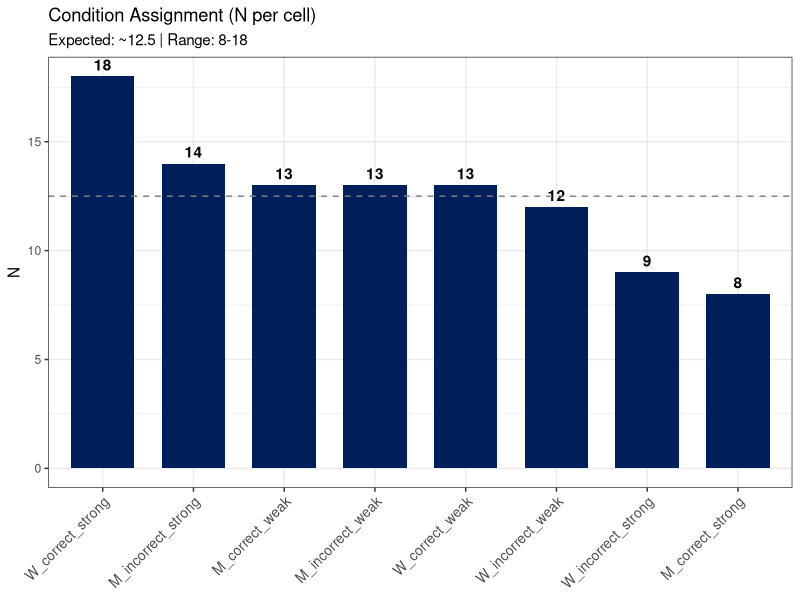
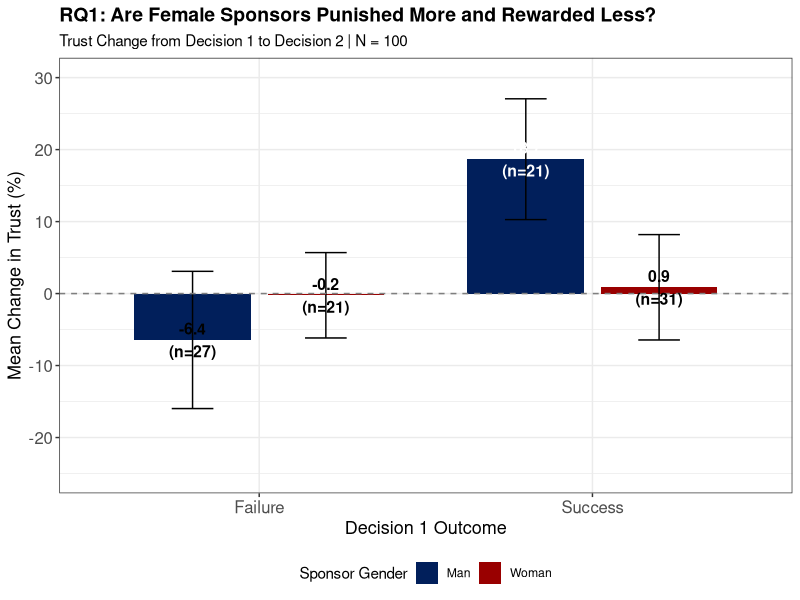

Write the R code that produced these figures, in order. (Note: this script raises an error after producing the figures.)
## ---- chunk 1
rm(list = ls())
knitr::opts_chunk$set(
  echo = FALSE,
  message = FALSE,
  warning = FALSE,
  fig.width = 10,
  fig.height = 6
)

library(dplyr)
library(tidyr)
library(ggplot2)
library(knitr)
library(lme4)
library(lmerTest)

is_pdf <- knitr::is_latex_output()
if (!is_pdf) library(kableExtra)

styled_kable <- function(data, ...) {
  k <- kable(data, booktabs = TRUE, ...)
  if (!is_pdf) k <- kable_styling(k, bootstrap_options = c("striped", "condensed"), full_width = FALSE)
  k
}

PENN_BLUE   <- "#011F5B"
PENN_RED    <- "#990000"
SUCCESS_GRN <- "#2E7D32"
FAILURE_RED <- "#C62828"

TARGET_STUDY <- "698e27db580428e78f8e9ff1"
## ---- chunk 2
# --- Stage 3 data ---
raw <- read.csv("../output/stage3_pilot_data.csv", stringsAsFactors = FALSE)
raw <- raw[-c(1, 2), ]

numeric_cols <- c("Progress", "Duration..in.seconds.", "Finished",
                  "endorser_slider_value_q1", "endorser_slider_value_q2",
                  "stake_percent_q1", "stake_percent_q2",
                  "rt_ms_stage3_q1", "rt_ms_stage3_q2", "rt_ms_stage3_outcome",
                  "stage3_q1_is_correct", "stage3_q1_actual_bonus",
                  "age", "gender", "race")
for (col in numeric_cols) {
  if (col %in% names(raw)) raw[[col]] <- suppressWarnings(as.numeric(raw[[col]]))
}

# Exclusion cascade
d0 <- raw
d1 <- d0 %>% filter(Status != "1")
d2 <- d1 %>% filter(Finished == 1)
d3 <- d2 %>% filter(!is.na(PROLIFIC_PID) & trimws(PROLIFIC_PID) != "")
d3b <- d3 %>% filter(STUDY_ID == TARGET_STUDY)
d4 <- d3b %>% filter(Q42 == "2")
d5 <- d4 %>% filter(!is.na(assigned_condition) & trimws(assigned_condition) != "")
d6 <- d5 %>% filter(!is.na(stake_percent_q1))
df <- d6

# Derive variables
df <- df %>%
  mutate(
    endorser_gender_code = ifelse(grepl("^M_", assigned_condition), "Man", "Woman"),
    endorser_correct     = ifelse(grepl("_correct_", assigned_condition), 1, 0),
    endorser_strong      = ifelse(grepl("_strong$", assigned_condition), 1, 0),
    abs_strength_q1 = abs(endorser_slider_value_q1 - 50),
    endorser_gender_f = factor(endorser_gender_code, levels = c("Man", "Woman")),
    correctness_f     = factor(ifelse(endorser_correct == 1, "Correct", "Incorrect"),
                               levels = c("Incorrect", "Correct")),
    strength_f        = factor(ifelse(endorser_strong == 1, "Strong", "Weak"),
                               levels = c("Weak", "Strong")),
    outcome_f         = factor(ifelse(stage3_q1_is_correct == 1, "Success", "Failure"),
                               levels = c("Failure", "Success")),
    trust_change = stake_percent_q2 - stake_percent_q1,
    duration_min = Duration..in.seconds. / 60
  )

df_tc <- df %>% filter(!is.na(trust_change))

# --- Stage 2 data ---
s2_raw <- read.csv("../output/stage2_main_data.csv", stringsAsFactors = FALSE)
s2_raw <- s2_raw[-c(1, 2), ]
s2_raw$Finished <- as.numeric(s2_raw$Finished)
s2_raw$StartDate <- as.POSIXct(s2_raw$StartDate, format = "%Y-%m-%d %H:%M:%S")
s2_raw$date <- as.Date(s2_raw$StartDate)

s2 <- s2_raw %>%
  filter(Status != "1", Finished == 1,
         !is.na(PROLIFIC_PID) & trimws(PROLIFIC_PID) != "",
         date >= as.Date("2026-02-12")) %>%
  filter(!is.na(t1_slider_value) & trimws(t1_slider_value) != "")

s2$endorser_gender <- case_when(
  s2$gender == "1" ~ "Man", s2$gender == "2" ~ "Woman", TRUE ~ "Other"
)

s2_long <- data.frame()
for (i in 1:10) {
  p <- paste0("t", i, "_")
  trial_df <- s2 %>%
    select(PROLIFIC_PID, endorser_gender,
           pair_id = !!paste0(p, "pair_id"), category = !!paste0(p, "category"),
           truth = !!paste0(p, "truth"), truth_gender = !!paste0(p, "truth_gender"),
           A_gender = !!paste0(p, "A_gender"), B_gender = !!paste0(p, "B_gender"),
           slider_value = !!paste0(p, "slider_value"),
           slider_side = !!paste0(p, "slider_side"),
           rt_ms = !!paste0(p, "rt_ms")) %>%
    mutate(trial = i)
  s2_long <- rbind(s2_long, trial_df)
}
s2_long$slider_value <- as.numeric(s2_long$slider_value)

s2_trials <- s2_long %>%
  filter(!is.na(slider_value), endorser_gender %in% c("Man", "Woman")) %>%
  mutate(
    abs_strength = abs(slider_value - 50),
    endorsed_side = ifelse(slider_value < 50, "A", ifelse(slider_value > 50, "B", "neutral")),
    endorsed_gender = case_when(
      endorsed_side == "A" ~ A_gender, endorsed_side == "B" ~ B_gender, TRUE ~ NA_character_
    ),
    is_correct = (endorsed_side == truth),
    endorser_gender_f = factor(endorser_gender, levels = c("Man", "Woman")),
    endorsed_gender_f = factor(endorsed_gender, levels = c("Man", "Woman"))
  )
## ---- chunk 3
funnel <- data.frame(
  Step = c("Total export rows", "Exclude preview/incomplete",
           "Valid PROLIFIC_PID", paste0("Target study (", TARGET_STUDY, ")"),
           "Pass comprehension (Q42=2)", "Has condition + Q1 stake"),
  N = c(nrow(d0), nrow(d2), nrow(d3), nrow(d3b), nrow(d4), nrow(df))
)
styled_kable(funnel, col.names = c("Filter Step", "N Remaining"))
## ---- chunk 4
cat("Final analytic sample: N =", nrow(df), "\n")
cat("  Endorser gender: Man =", sum(df$endorser_gender_code == "Man"),
    "| Woman =", sum(df$endorser_gender_code == "Woman"), "\n")
cat("  Correctness: Correct =", sum(df$endorser_correct == 1),
    "| Incorrect =", sum(df$endorser_correct == 0), "\n")
cat("  Strength: Strong =", sum(df$endorser_strong == 1),
    "| Weak =", sum(df$endorser_strong == 0), "\n")
cat("  Trust change (Q2): N =", sum(!is.na(df$trust_change)), "\n")
cat("  Median completion:", round(median(df$duration_min, na.rm = TRUE), 1), "min\n")

# Manipulation check
df$q44_resp <- case_when(df$Q44 == "1" ~ "Man", df$Q44 == "2" ~ "Woman", TRUE ~ NA_character_)
manip_acc <- mean(df$q44_resp == df$endorser_gender_code, na.rm = TRUE)
cat("  Gender manipulation check accuracy:", round(manip_acc * 100, 1), "%\n")
## ---- chunk 5
cond_tbl <- df %>% count(assigned_condition) %>% arrange(assigned_condition)
all_conds <- c("M_correct_strong", "M_correct_weak", "M_incorrect_strong",
               "M_incorrect_weak", "W_correct_strong", "W_correct_weak",
               "W_incorrect_strong", "W_incorrect_weak")
cond_tbl <- data.frame(assigned_condition = all_conds) %>%
  left_join(cond_tbl, by = "assigned_condition") %>%
  mutate(n = ifelse(is.na(n), 0, n))

ggplot(cond_tbl, aes(x = reorder(assigned_condition, -n), y = n)) +
  geom_bar(stat = "identity", fill = PENN_BLUE, width = 0.7) +
  geom_text(aes(label = n), vjust = -0.5, fontface = "bold") +
  geom_hline(yintercept = nrow(df) / 8, linetype = "dashed", color = "gray50") +
  labs(title = "Condition Assignment (N per cell)",
       subtitle = paste0("Expected: ~", round(nrow(df) / 8, 1),
                         " | Range: ", min(cond_tbl$n), "-", max(cond_tbl$n)),
       x = NULL, y = "N") +
  theme_bw() +
  theme(axis.text.x = element_text(angle = 45, hjust = 1, size = 10))
## ---- chunk 6
df_tc <- df_tc %>%
  mutate(abs_strength_q1_c = abs_strength_q1 - mean(abs_strength_q1, na.rm = TRUE))

model_rq1 <- lm(trust_change ~ endorser_gender_f * outcome_f + abs_strength_q1_c,
                 data = df_tc)
summary(model_rq1)
## ---- chunk 7
rq1_stats <- df_tc %>%
  group_by(endorser_gender_f, outcome_f) %>%
  summarise(
    mean_change = mean(trust_change),
    se = sd(trust_change) / sqrt(n()),
    n = n(),
    .groups = "drop"
  )

ggplot(rq1_stats,
       aes(x = outcome_f, y = mean_change, fill = endorser_gender_f)) +
  geom_bar(stat = "identity", position = position_dodge(0.8), width = 0.7) +
  geom_errorbar(aes(ymin = mean_change - se, ymax = mean_change + se),
                position = position_dodge(0.8), width = 0.25) +
  geom_hline(yintercept = 0, linetype = "dashed", color = "gray50") +
  geom_text(aes(label = sprintf("%.1f\n(n=%d)", mean_change, n)),
            position = position_dodge(0.8),
            vjust = 0.5, size = 4, fontface = "bold",
            color = ifelse(abs(rq1_stats$mean_change) > 8, "white", "black")) +
  scale_fill_manual(values = c("Man" = PENN_BLUE, "Woman" = PENN_RED)) +
  scale_y_continuous(limits = c(-25, 30), breaks = seq(-20, 30, 10)) +
  labs(
    title = "RQ1: Are Female Sponsors Punished More and Rewarded Less?",
    subtitle = paste0("Trust Change from Decision 1 to Decision 2 | N = ", nrow(df_tc)),
    x = "Decision 1 Outcome",
    y = "Mean Change in Trust (%)",
    fill = "Sponsor Gender"
  ) +
  theme_bw() +
  theme(
    legend.position = "bottom",
    plot.title = element_text(size = 14, face = "bold"),
    plot.subtitle = element_text(size = 11),
    axis.text = element_text(size = 12),
    axis.title = element_text(size = 13)
  )
## ---- chunk 8
s2_model_data <- s2_trials %>% filter(!is.na(endorsed_gender_f))
model_rq2 <- lmer(abs_strength ~ endorser_gender_f * endorsed_gender_f + (1 | PROLIFIC_PID),
                   data = s2_model_data)
summary(model_rq2)
## ---- chunk 9
rq2_plot <- s2_trials %>%
  filter(!is.na(endorsed_gender_f)) %>%
  group_by(endorser_gender_f, endorsed_gender_f) %>%
  summarise(
    mean_abs_strength = mean(abs_strength),
    se = sd(abs_strength) / sqrt(n()),
    n = n(),
    .groups = "drop"
  )

ggplot(rq2_plot,
       aes(x = endorser_gender_f, y = mean_abs_strength, fill = endorsed_gender_f)) +
  geom_bar(stat = "identity", position = position_dodge(0.8), width = 0.7) +
  geom_errorbar(aes(ymin = mean_abs_strength - se, ymax = mean_abs_strength + se),
                position = position_dodge(0.8), width = 0.25) +
  geom_text(aes(label = sprintf("%.1f\n(n=%d)", mean_abs_strength, n)),
            position = position_dodge(0.8),
            vjust = 1.5, size = 4.5, color = "white", fontface = "bold") +
  scale_fill_manual(values = c("Man" = PENN_BLUE, "Woman" = PENN_RED),
                    name = "Protege Gender") +
  scale_y_continuous(limits = c(0, 45), breaks = seq(0, 45, 5)) +
  labs(
    title = "RQ2: Do Female Sponsors Provide Weaker Endorsements?",
    subtitle = paste0("Mean Absolute Endorsement Strength by Sponsor and Protege Gender | N = ",
                      n_distinct(s2_trials$PROLIFIC_PID), " endorsers"),
    x = "Sponsor Gender",
    y = "Absolute Endorsement Strength (|Rating - 50|)"
  ) +
  theme_bw() +
  theme(
    legend.position = "bottom",
    plot.title = element_text(size = 14, face = "bold"),
    plot.subtitle = element_text(size = 11),
    axis.text = element_text(size = 12),
    axis.title = element_text(size = 13)
  )
## ---- chunk 10
model_rq3 <- lm(stake_percent_q1 ~ endorser_gender_f * abs_strength_q1, data = df)
summary(model_rq3)
## ---- chunk 11
rq3_stats <- df %>%
  group_by(endorser_gender_f, strength_f) %>%
  summarise(
    mean_trust = mean(stake_percent_q1),
    se = sd(stake_percent_q1) / sqrt(n()),
    n = n(),
    .groups = "drop"
  )

ggplot(rq3_stats,
       aes(x = strength_f, y = mean_trust, fill = endorser_gender_f)) +
  geom_bar(stat = "identity", position = position_dodge(0.8), width = 0.7) +
  geom_errorbar(aes(ymin = mean_trust - se, ymax = mean_trust + se),
                position = position_dodge(0.8), width = 0.25) +
  geom_text(aes(label = sprintf("%.1f\n(n=%d)", mean_trust, n)),
            position = position_dodge(0.8),
            vjust = 1.5, size = 4.5, color = "white", fontface = "bold") +
  scale_fill_manual(values = c("Man" = PENN_BLUE, "Woman" = PENN_RED)) +
  scale_y_continuous(limits = c(0, 100), breaks = seq(0, 100, 10)) +
  labs(
    title = "RQ3: Do Female Sponsors Need Higher Strength to Achieve Same Trust?",
    subtitle = paste0("Mean Initial Trust (Decision 1) by Sponsor Gender and Endorsement Strength | N = ", nrow(df)),
    x = "Endorsement Strength Condition",
    y = "Initial Trust (%)",
    fill = "Sponsor Gender"
  ) +
  theme_bw() +
  theme(
    legend.position = "bottom",
    plot.title = element_text(size = 14, face = "bold"),
    plot.subtitle = element_text(size = 11),
    axis.text = element_text(size = 12),
    axis.title = element_text(size = 13)
  )
## ---- chunk 12
model_rq4 <- lm(trust_change ~ endorser_gender_f * abs_strength_q1_c * outcome_f,
                 data = df_tc)
summary(model_rq4)
## ---- chunk 13
ggplot(df_tc, aes(x = abs_strength_q1, y = trust_change,
                   color = outcome_f, fill = outcome_f)) +
  geom_point(alpha = 0.4, size = 2) +
  geom_smooth(method = "lm", se = TRUE, alpha = 0.15, size = 1.2) +
  geom_hline(yintercept = 0, linetype = "dashed", color = "gray50") +
  facet_wrap(~ endorser_gender_f, nrow = 1) +
  scale_color_manual(values = c("Failure" = FAILURE_RED, "Success" = SUCCESS_GRN),
                     labels = c("D1 Failed", "D1 Succeeded")) +
  scale_fill_manual(values = c("Failure" = FAILURE_RED, "Success" = SUCCESS_GRN),
                    labels = c("D1 Failed", "D1 Succeeded")) +
  scale_x_continuous(breaks = seq(0, 50, 10), limits = c(0, 50)) +
  labs(
    title = "RQ4: Is Trust Change More Sensitive to Strength x Outcome for Females?",
    subtitle = paste0("N = ", nrow(df_tc), " | Compare slope divergence across panels"),
    x = "Absolute Endorsement Strength (|Rating - 50|)",
    y = "Trust Change (percentage points)",
    color = "D1 Outcome",
    fill = "D1 Outcome"
  ) +
  theme_bw() +
  theme(
    legend.position = "bottom",
    plot.title = element_text(size = 14, face = "bold"),
    plot.subtitle = element_text(size = 11),
    strip.text = element_text(size = 13, face = "bold"),
    axis.text = element_text(size = 11),
    axis.title = element_text(size = 13)
  )
## ---- chunk 14
df_pass <- df %>% filter(q44_resp == endorser_gender_code)
df_pass_tc <- df_pass %>% filter(!is.na(trust_change)) %>%
  mutate(abs_strength_q1_c = abs_strength_q1 - mean(abs_strength_q1, na.rm = TRUE))
## ---- chunk 15
cat("Manipulation check pass: N =", nrow(df_pass), "of", nrow(df), "\n")
cat("  Man:", sum(df_pass$endorser_gender_code == "Man"),
    "| Woman:", sum(df_pass$endorser_gender_code == "Woman"), "\n")
cat("  Excluded:", nrow(df) - nrow(df_pass),
    "(Man:", sum(df$endorser_gender_code == "Man") - sum(df_pass$endorser_gender_code == "Man"),
    "| Woman:", sum(df$endorser_gender_code == "Woman") - sum(df_pass$endorser_gender_code == "Woman"), ")\n")
## ---- chunk 16
model_rq1_pass <- lm(trust_change ~ endorser_gender_f * outcome_f + abs_strength_q1_c,
                      data = df_pass_tc)
summary(model_rq1_pass)
## ---- chunk 17
rq1_pass_stats <- df_pass_tc %>%
  group_by(endorser_gender_f, outcome_f) %>%
  summarise(
    mean_change = mean(trust_change),
    se = sd(trust_change) / sqrt(n()),
    n = n(),
    .groups = "drop"
  )

ggplot(rq1_pass_stats,
       aes(x = outcome_f, y = mean_change, fill = endorser_gender_f)) +
  geom_bar(stat = "identity", position = position_dodge(0.8), width = 0.7) +
  geom_errorbar(aes(ymin = mean_change - se, ymax = mean_change + se),
                position = position_dodge(0.8), width = 0.25) +
  geom_hline(yintercept = 0, linetype = "dashed", color = "gray50") +
  geom_text(aes(label = sprintf("%.1f\n(n=%d)", mean_change, n)),
            position = position_dodge(0.8),
            vjust = 0.5, size = 4, fontface = "bold",
            color = ifelse(abs(rq1_pass_stats$mean_change) > 8, "white", "black")) +
  scale_fill_manual(values = c("Man" = PENN_BLUE, "Woman" = PENN_RED)) +
  scale_y_continuous(limits = c(-35, 25), breaks = seq(-30, 20, 10)) +
  labs(
    title = "Appendix RQ1: Excluding Manipulation Check Failures",
    subtitle = paste0("Trust Change | N = ", nrow(df_pass_tc), " (manipulation check passers only)"),
    x = "Decision 1 Outcome",
    y = "Mean Change in Trust (%)",
    fill = "Sponsor Gender"
  ) +
  theme_bw() +
  theme(
    legend.position = "bottom",
    plot.title = element_text(size = 14, face = "bold"),
    plot.subtitle = element_text(size = 11),
    axis.text = element_text(size = 12),
    axis.title = element_text(size = 13)
  )
## ---- chunk 18
model_rq3_pass <- lm(stake_percent_q1 ~ endorser_gender_f * abs_strength_q1,
                      data = df_pass)
summary(model_rq3_pass)
## ---- chunk 19
rq3_pass_stats <- df_pass %>%
  group_by(endorser_gender_f, strength_f) %>%
  summarise(
    mean_trust = mean(stake_percent_q1),
    se = sd(stake_percent_q1) / sqrt(n()),
    n = n(),
    .groups = "drop"
  )

ggplot(rq3_pass_stats,
       aes(x = strength_f, y = mean_trust, fill = endorser_gender_f)) +
  geom_bar(stat = "identity", position = position_dodge(0.8), width = 0.7) +
  geom_errorbar(aes(ymin = mean_trust - se, ymax = mean_trust + se),
                position = position_dodge(0.8), width = 0.25) +
  geom_text(aes(label = sprintf("%.1f\n(n=%d)", mean_trust, n)),
            position = position_dodge(0.8),
            vjust = 1.5, size = 4.5, color = "white", fontface = "bold") +
  scale_fill_manual(values = c("Man" = PENN_BLUE, "Woman" = PENN_RED)) +
  scale_y_continuous(limits = c(0, 100), breaks = seq(0, 100, 10)) +
  labs(
    title = "Appendix RQ3: Excluding Manipulation Check Failures",
    subtitle = paste0("Initial Trust | N = ", nrow(df_pass), " (manipulation check passers only)"),
    x = "Endorsement Strength Condition",
    y = "Initial Trust (%)",
    fill = "Sponsor Gender"
  ) +
  theme_bw() +
  theme(
    legend.position = "bottom",
    plot.title = element_text(size = 14, face = "bold"),
    plot.subtitle = element_text(size = 11),
    axis.text = element_text(size = 12),
    axis.title = element_text(size = 13)
  )
## ---- chunk 20
model_rq4_pass <- lm(trust_change ~ endorser_gender_f * abs_strength_q1_c * outcome_f,
                      data = df_pass_tc)
summary(model_rq4_pass)
## ---- chunk 21
comp <- data.frame(
  Test = c("RQ1: Gender x Outcome", "RQ3: Gender x Strength", "RQ4: 3-way"),
  Full_b = c(round(coef(model_rq1)[5], 2),
             round(coef(model_rq3)[4], 3),
             round(coef(model_rq4)[8], 3)),
  Full_p = c(round(summary(model_rq1)$coefficients[5, 4], 3),
             round(summary(model_rq3)$coefficients[4, 4], 3),
             round(summary(model_rq4)$coefficients[8, 4], 3)),
  Full_N = c(nrow(df_tc), nrow(df), nrow(df_tc)),
  Pass_b = c(round(coef(model_rq1_pass)[5], 2),
             round(coef(model_rq3_pass)[4], 3),
             round(coef(model_rq4_pass)[8], 3)),
  Pass_p = c(round(summary(model_rq1_pass)$coefficients[5, 4], 3),
             round(summary(model_rq3_pass)$coefficients[4, 4], 3),
             round(summary(model_rq4_pass)$coefficients[8, 4], 3)),
  Pass_N = c(nrow(df_pass_tc), nrow(df_pass), nrow(df_pass_tc))
)

styled_kable(comp,
             col.names = c("Interaction Test",
                           "b (Full)", "p (Full)", "N (Full)",
                           "b (Pass)", "p (Pass)", "N (Pass)"),
             align = "lcccccc",
             row.names = FALSE)
